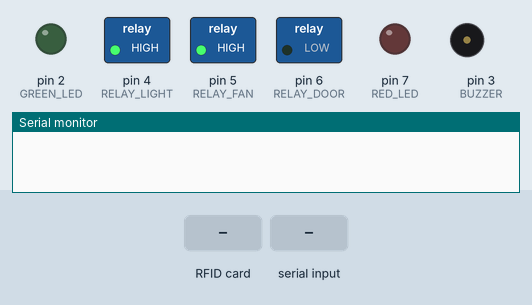
Recording of a sketch running on a simulated Arduino Uno, built with avr-gcc and run on an emulated ATmega328P. On the bench: switched loads named in the sketch (green lamp = pin HIGH), output pins drawn as LEDs (lit = HIGH), buzzer (waves = sounding, pin HIGH), the last lines printed to the serial monitor. Inputs (shaded band) come from the test bench. Pins used as bus, display or sensor lines are not drawn.

Above: at 1.2 s.
1.3 s: RFID card 5E 7A 19 C4 held to the reader
2.8 s: "GRANTED\n" received over Serial
At 3.9 s:
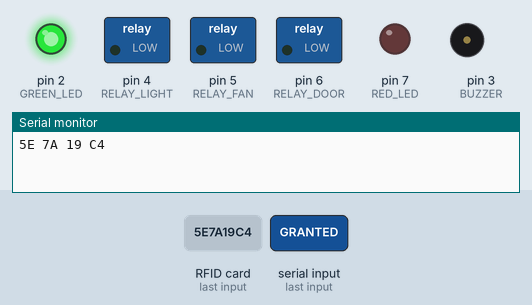
At 8.9 s:
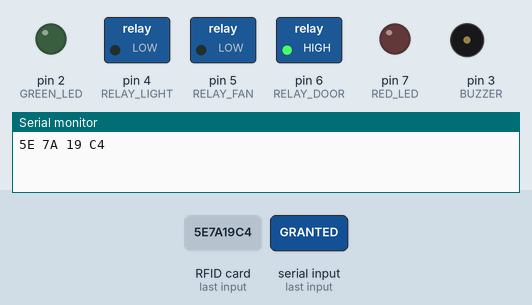
Timing chart, 0 to 10.4 s (numbered marks = the images above; inputs shaded):
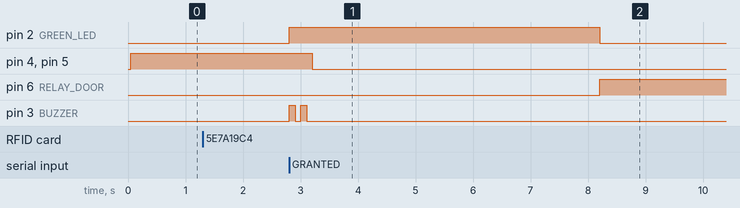

The sketch:

rfid_v2.ino
```cpp
#include <SPI.h>
#include <MFRC522.h>

#define SS_PIN 10      // RFID SDA
#define RST_PIN 9      // RFID RST

#define GREEN_LED 2    // 🟢 Green LED (granted)
#define BUZZER 3       // 🔔 Buzzer pin
#define RELAY_LIGHT 4  // 💡 Light relay
#define RELAY_FAN 5    // 🌬️ Fan relay
#define RELAY_DOOR 6   // 🚪 Door relay
#define RED_LED 7      // 🔴 Red LED (denied)

#define ROOM_ID 1      // ⚙️(e.g., 1=ROOM101, 2=ROOM102)

MFRC522 rfid(SS_PIN, RST_PIN);

String lastUID = "";
unsigned long lastReadTime = 0;
const unsigned long readDelay = 2000; // prevent double read within 2s

void setup() {
  Serial.begin(9600);
  SPI.begin();
  rfid.PCD_Init();

  pinMode(GREEN_LED, OUTPUT);
  pinMode(RED_LED, OUTPUT);
  pinMode(BUZZER, OUTPUT);
  pinMode(RELAY_LIGHT, OUTPUT);
  pinMode(RELAY_FAN, OUTPUT);
  pinMode(RELAY_DOOR, OUTPUT);

  // All OFF initially
  digitalWrite(GREEN_LED, LOW);
  digitalWrite(RED_LED, LOW);
  digitalWrite(BUZZER, LOW);
  digitalWrite(RELAY_LIGHT, HIGH);
  digitalWrite(RELAY_FAN, HIGH);


}

void loop() {
  // Wait for card
  if (!rfid.PICC_IsNewCardPresent() || !rfid.PICC_ReadCardSerial())
    return;

  // Read UID
  String uid = "";
  for (byte i = 0; i < rfid.uid.size; i++) {
    uid += String(rfid.uid.uidByte[i] < 0x10 ? " 0" : " ");
    uid += String(rfid.uid.uidByte[i], HEX);
  }
  uid.trim();
  uid.toUpperCase();

  unsigned long currentTime = millis();
  if (uid == lastUID && (currentTime - lastReadTime < readDelay)) return;

  lastUID = uid;
  lastReadTime = currentTime;

  // Send only ROOM_ID and UID to Python
  Serial.println(uid);

  // Wait for Python reply
  unsigned long startTime = millis();
  while (!Serial.available()) {
    if (millis() - startTime > 3000) return; // timeout after 3s
  }

  String response = Serial.readStringUntil('\n');
  response.trim();

  if (response == "GRANTED") {
    grantAccess();
  } else if (response == "DENIED") {
    denyAccess();
  }

  delay(1000);
}

void beep(int times, int duration = 100) {
  for (int i = 0; i < times; i++) {
    digitalWrite(BUZZER, HIGH);
    delay(duration);
    digitalWrite(BUZZER, LOW);
    delay(duration);
  }
}

void grantAccess() {
  // 🟢 Green LED + 2 short beeps
  digitalWrite(GREEN_LED, HIGH);
  beep(2, 100);

  // Unlock door + turn on lights and fan
  digitalWrite(RELAY_DOOR, LOW);
  digitalWrite(RELAY_LIGHT, LOW);
  digitalWrite(RELAY_FAN, LOW);

  delay(5000); // door open for 5 sec

  // Reset everything
  digitalWrite(RELAY_DOOR, HIGH);
  digitalWrite(GREEN_LED, LOW);
}

void denyAccess() {
  // 🔴 Red LED + 3 beeps
  digitalWrite(RED_LED, HIGH);
  beep(3, 150);

  // Flash door relay
  for (int i = 0; i < 2; i++) {
    digitalWrite(RELAY_DOOR, LOW);
    delay(150);
    digitalWrite(RELAY_DOOR, HIGH);
    delay(150);
  }

  digitalWrite(RED_LED, LOW);
}
```

Measured:
- after the input at 2.8 s, pin 2 (GREEN_LED): LOW → HIGH at once, → LOW 5.4 s later; pin 4 (RELAY_LIGHT), pin 5 (RELAY_FAN): HIGH → LOW after 0.41 s; pin 6 (RELAY_DOOR): LOW → HIGH after 5.4 s; pin 3 (BUZZER): alternates HIGH for 0.10 s and LOW for 0.10 s, 4 changes in all, then stays LOW, starting at once
